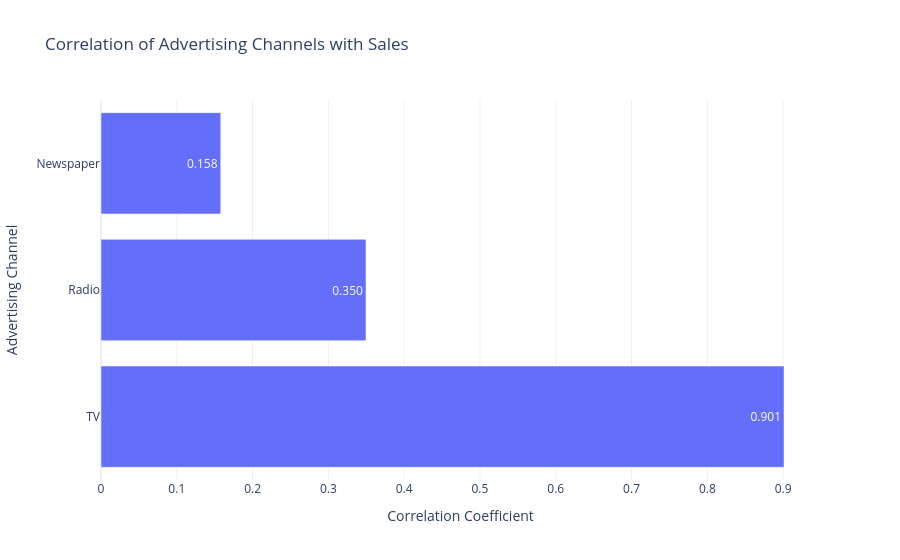

Notebook code for this chart:
### Code cell
# ============================================================
# Correlation Bar Chart
# ============================================================

fig = px.bar(
    sales_correlation,
    x="Correlation with Sales",
    y="Advertising Channel",
    orientation="h",
    text_auto=".3f",
    title="Correlation of Advertising Channels with Sales",
    template="plotly_white"
)

fig.update_layout(
    xaxis_title="Correlation Coefficient",
    yaxis_title="Advertising Channel"
)

fig.show()

### Figure 1 — Plotly figure (JSON) as saved in the notebook; plotly's stock layout.template omitted (floating-point values rounded to 4 significant figures)
{"data": [{"hovertemplate": "Correlation with Sales=%{x}<br>Advertising Channel=%{y}<extra></extra>", "legendgroup": "", "marker": {"color": "#636efa", "pattern": {"shape": ""}}, "name": "", "orientation": "h", "showlegend": false, "textposition": "auto", "texttemplate": "%{x:.3f}", "type": "bar", "x": [0.9012, 0.3496, 0.158], "xaxis": "x", "y": ["TV", "Radio", "Newspaper"], "yaxis": "y"}], "layout": {"barmode": "relative", "legend": {"tracegroupgap": 0}, "title": {"text": "Correlation of Advertising Channels with Sales"}, "xaxis": {"anchor": "y", "domain": [0, 1], "title": {"text": "Correlation Coefficient"}}, "yaxis": {"anchor": "x", "domain": [0, 1], "title": {"text": "Advertising Channel"}}}}
